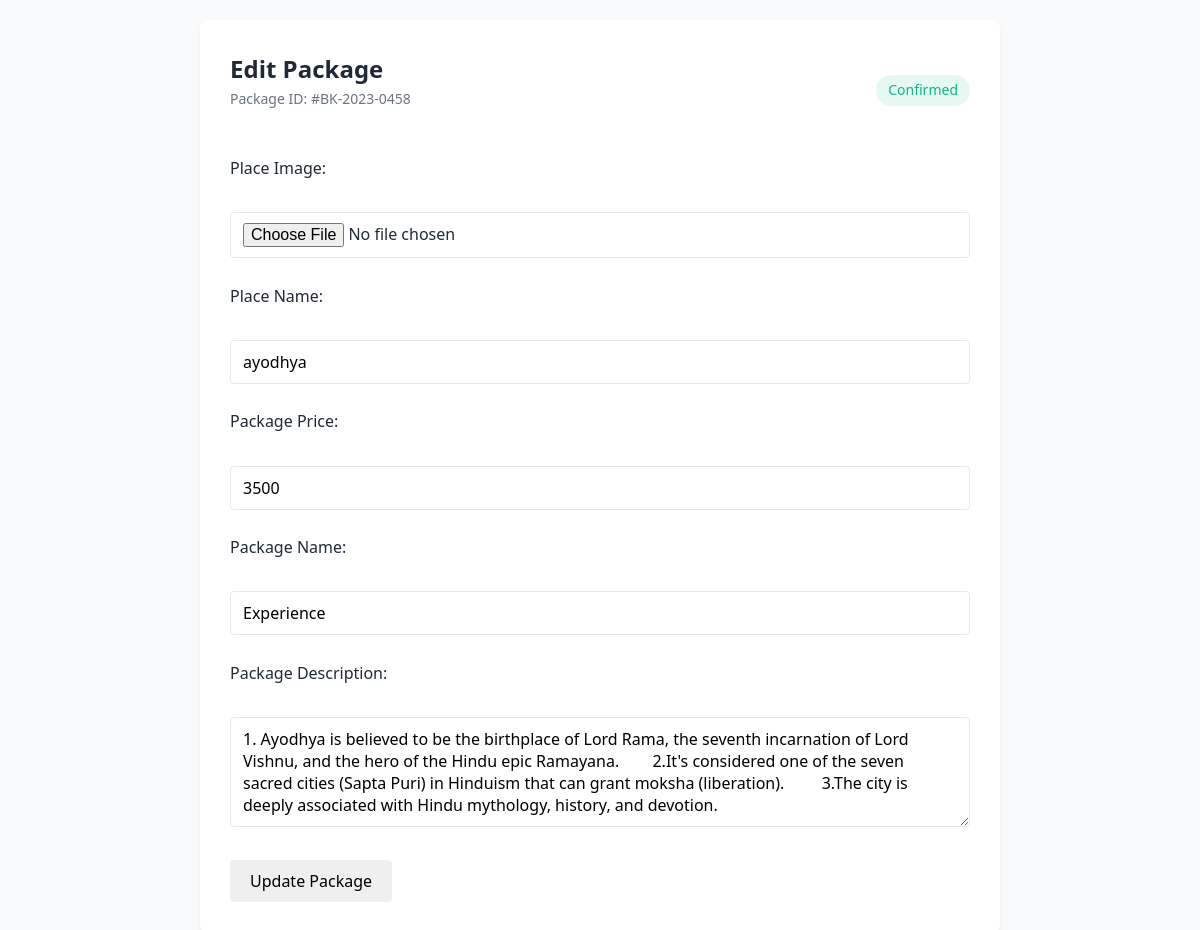
The page /editpackeg/?p_id=6 on the database its author committed.
### tour_and_travalling/models.py (models this page shows, shortened)
class package(models.Model):
    package_id = models.AutoField(primary_key=True)
    place_image =models.ImageField(upload_to='places/') # Or models.ImageField(upload_to='places/') if storing images
    place_name = models.CharField(max_length=40)
    package_price = models.IntegerField()
    package_name = models.CharField(max_length=40)
    package_desc = models.TextField(null=True, blank=True)
    image_gallary =models.ImageField(upload_to='gallery/')  # Or models.ImageField(upload_to='gallery/') if using images

### tour_and_travalling/views.py (the view, shortened to what this page needs)
# urls.py: path('editpackeg/',editpackeg,name="editpackeg"),
def editpackeg(request):
    p_id=request.GET.get('p_id')
    obj = package.objects.all().filter(package_id=p_id)
    return render(request,"tour_and_travalling/admin/editpackeg.html",{'pack':obj})

### tour_and_travalling/templates/tour_and_travalling/admin/editpackeg.html (shortened to what this page needs)
<!DOCTYPE html>
<html lang="en">
<head>
    <link rel="stylesheet" href="/static/styles.css">
</head>
<body>
    <div class="container">
        <div class="form-header">
            <div>
                <h1 class="form-title">Edit Package</h1>
                <div class="booking-id">Package ID: #BK-2023-0458</div>
            </div>
            <div class="status-badge status-confirmed">Confirmed</div>
        </div>
        <form method="POST" enctype="multipart/form-data">
    {%for p in pack%}
            <label for="place_image">Place Image:</label><br>
            <input type="file" name="place_image" value={{p.place_image}} required><br><br>
            <label for="place_name">Place Name:</label><br>
            <input type="text" name="place_name" value={{p.place_name}} required><br><br>
            <label for="package_price">Package Price:</label><br>
            <input type="number" name="package_price" value={{p.package_price}} required><br><br>
            <label for="package_name">Package Name:</label><br>
            <input type="text" name="package_name" value={{p.package_name}} required><br><br>
            <label for="package_desc">Package Description:</label><br>
            <textarea name="package_desc" rows="4" cols="50">{{p.package_desc}} </textarea><br><br>
    {%endfor%}
            <button type="submit">Update Package</button>
        </form>
    </div>
</body>
</html>

### tour_and_travalling/static/styles.css (style rules this page uses)
* { margin: 0; padding: 0; box-sizing: border-box; }
body { font-family: 'Arial', sans-serif; line-height: 1.6; color: #333; }

### tour_and_travalling/templates/tour_and_travalling/admin/editpackeg.html (style rules this page uses)
:root { --primary: #4f46e5; --primary-hover: #4338ca; --danger: #ef4444; --danger-hover: #dc2626; --success: #10b981; --text: #1f2937; --text-light: #6b7280; --background: #f9fafb; --border: #e5e7eb; --card: #ffffff; }
* { margin: 0; padding: 0; box-sizing: border-box; font-family: 'Segoe UI', Tahoma, Geneva, Verdana, sans-serif; }
body { background-color: var(--background); color: var(--text); line-height: 1.6; padding: 20px; }
.container { max-width: 800px; margin: 0 auto; background-color: var(--card); border-radius: 8px; box-shadow: 0 4px 6px rgba(0, 0, 0, 0.05); padding: 30px; }
h1 { font-size: 24px; margin-bottom: 20px; color: var(--text); border-bottom: 1px solid var(--border); padding-bottom: 15px; }
label { display: block; margin-bottom: 5px; font-weight: 500; color: var(--text); }
input, select, textarea { width: 100%; padding: 10px 12px; border: 1px solid var(--border); border-radius: 4px; font-size: 16px; transition: border-color 0.3s, box-shadow 0.3s; }
textarea { resize: vertical; min-height: 100px; }
button { padding: 10px 20px; border: none; border-radius: 4px; font-size: 16px; font-weight: 500; cursor: pointer; transition: background-color 0.3s, transform 0.1s; }
.status-badge { display: inline-block; padding: 4px 12px; border-radius: 9999px; font-size: 14px; font-weight: 500; }
.status-confirmed { background-color: rgba(16, 185, 129, 0.1); color: var(--success); }
.booking-id { color: var(--text-light); font-size: 14px; margin-bottom: 20px; }
.form-header { display: flex; justify-content: space-between; align-items: center; margin-bottom: 25px; }
.form-title { margin-bottom: 0; border-bottom: none; padding-bottom: 0; }

### rows shown on the page
package: place_name "ayodhya", package_price "3500", package_desc "1. Ayodhya is believed to be the birthplace of Lord Rama, the seventh incarnation of Lord Vishnu, and the hero of the Hindu epic Ramayana. 2.It's considered one of the seven sacred cities (Sapta Puri) in Hinduism that can grant moksha (liberation). 3.The city is deeply associated with Hindu mythology, history, and devotion."
